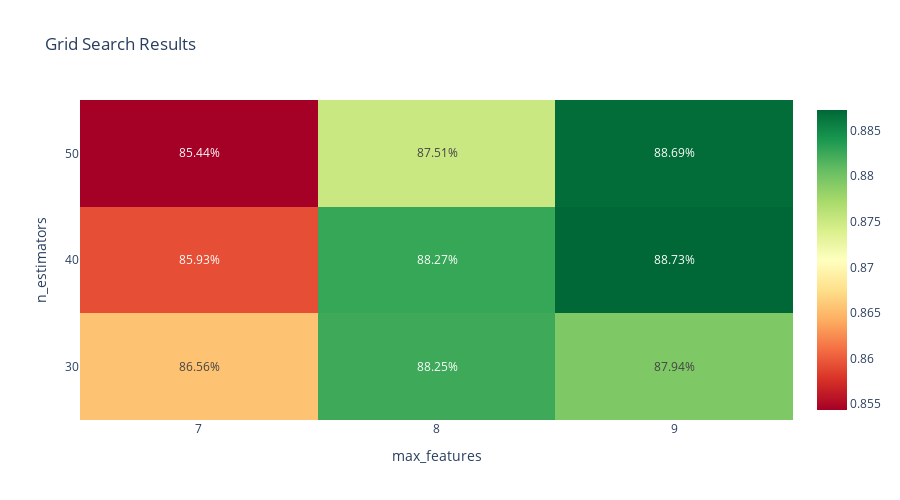

This figure's notebook cell:
### Code cell
import pandas as pd
import plotly.graph_objects as go

# Assuming that grid_search.cv_results_ is defined elsewhere and contains the grid search results
cv_results = pd.DataFrame(grid_search_rfr.cv_results_)

cv_results['param_n_estimators'] = cv_results['param_n_estimators'].astype(int)
cv_results['param_max_features'] = cv_results['param_max_features'].astype(int)

pivot_df = cv_results.pivot_table(index='param_n_estimators', columns='param_max_features', values='mean_test_score')

pivot_df.index = pivot_df.index.astype(str)
pivot_df.columns = pivot_df.columns.astype(str)

# Create a new DataFrame to hold the percentage format text
text = [[f"{val:.2%}" for val in row] for row in pivot_df.values]

fig = go.Figure(data=go.Heatmap(
    z=pivot_df.values,
    x=pivot_df.columns.tolist(),
    y=pivot_df.index.tolist(),
    colorscale='RdYlGn',
    reversescale=False,
    text=text,  # Add the percentage text
    texttemplate="%{text}",  # Use the text from the text argument
    hoverinfo="z+text"  # Show the percentage text on hover
))

fig.update_layout(
    title='Grid Search Results',
    xaxis_title='max_features',
    yaxis_title='n_estimators',
    height=500
)

fig.show()

### Figure 1 — Plotly figure (JSON) as saved in the notebook; plotly's stock layout.template omitted (floating-point values rounded to 4 significant figures)
{"data": [{"colorscale": [[0, "rgb(165,0,38)"], [0.1, "rgb(215,48,39)"], [0.2, "rgb(244,109,67)"], [0.3, "rgb(253,174,97)"], [0.4, "rgb(254,224,139)"], [0.5, "rgb(255,255,191)"], [0.6, "rgb(217,239,139)"], [0.7, "rgb(166,217,106)"], [0.8, "rgb(102,189,99)"], [0.9, "rgb(26,152,80)"], [1, "rgb(0,104,55)"]], "hoverinfo": "z+text", "reversescale": false, "text": [["86.56%", "88.25%", "87.94%"], ["85.93%", "88.27%", "88.73%"], ["85.44%", "87.51%", "88.69%"]], "texttemplate": "%{text}", "type": "heatmap", "x": ["7", "8", "9"], "y": ["30", "40", "50"], "z": [[0.8656, 0.8825, 0.8794], [0.8593, 0.8827, 0.8873], [0.8544, 0.8751, 0.8869]]}], "layout": {"height": 500, "title": {"text": "Grid Search Results"}, "xaxis": {"title": {"text": "max_features"}}, "yaxis": {"title": {"text": "n_estimators"}}}}
